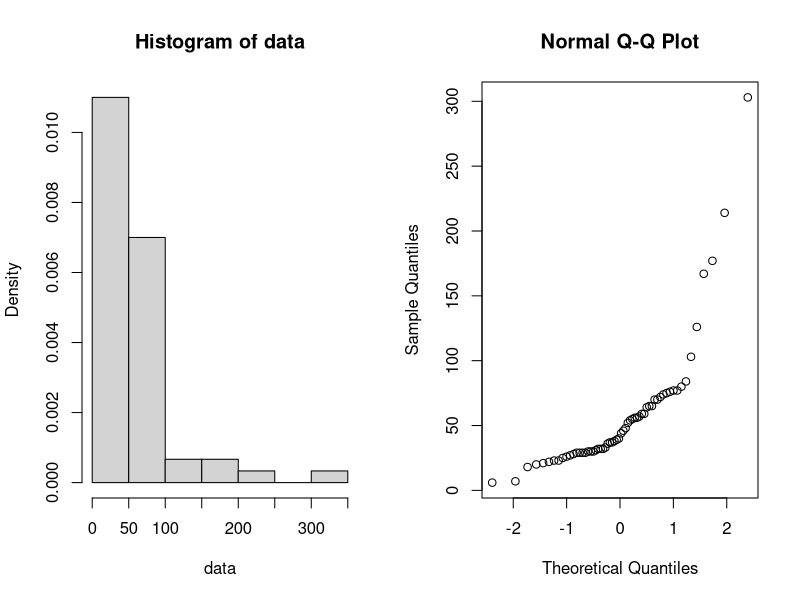

Write R code to recreate this figure.
data = scan("klm.txt")
data

#######################
# POINT 1
#######################

par(mfrow=c(1,2))
hist(data, prob=T)
qqnorm(data)
#distribution of data is far away from normal - we cannot use t.test (lecture 3 - slide 13)
#we will use sign test

# m0 = 31 - expected median duration
m0 = 31

#number of successes - we expect that duration is less or equal to m0
ns = sum(data <= m0)

#number of trials
nt = length(data)

binom.test(ns,nt,p=0.5) # p=0.5 - we consider median duration (N/2)
#conclusion: p < 0.05 - H0 is rejected


#######################
# POINT 2
#######################

ns_2 = sum(data > 72); # amount of deliveries that exceeded 72 days

binom.test(ns_2,nt,p=0.1) # p=0.1 - we consider that at most 10% of data is successfull
#conclusion: p < 0.05 - H0 is rejected
